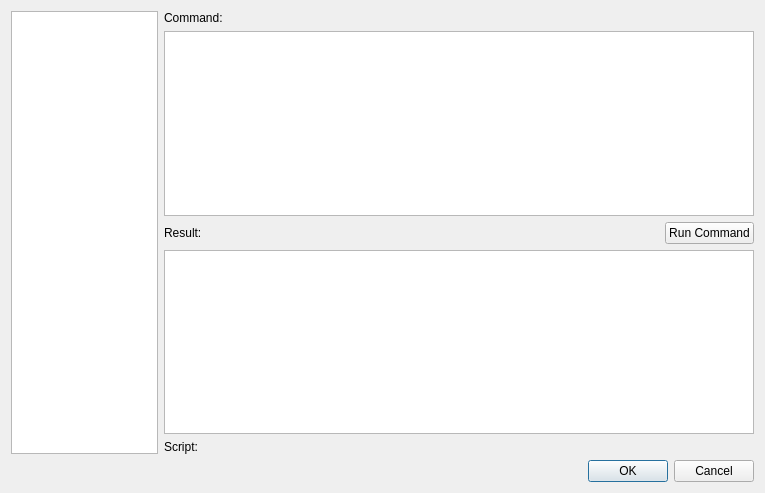
<?xml version="1.0" encoding="UTF-8"?>
<ui version="4.0">
 <class>StepScriptDialogClass</class>
 <widget class="QWidget" name="StepScriptDialogClass">
  <property name="geometry">
   <rect>
    <x>0</x>
    <y>0</y>
    <width>765</width>
    <height>493</height>
   </rect>
  </property>
  <property name="windowTitle">
   <string>MyQtLog</string>
  </property>
  <layout class="QVBoxLayout" name="verticalLayout_2">
   <item>
    <layout class="QHBoxLayout" name="horizontalLayout" stretch="1,4">
     <item>
      <widget class="QListView" name="steplist">
       <property name="sizePolicy">
        <sizepolicy hsizetype="Expanding" vsizetype="Expanding">
         <horstretch>0</horstretch>
         <verstretch>0</verstretch>
        </sizepolicy>
       </property>
      </widget>
     </item>
     <item>
      <layout class="QVBoxLayout" name="editorLayout" stretch="0,1,0,1,0">
       <item>
        <widget class="QLabel" name="label">
         <property name="sizePolicy">
          <sizepolicy hsizetype="Preferred" vsizetype="Preferred">
           <horstretch>3</horstretch>
           <verstretch>0</verstretch>
          </sizepolicy>
         </property>
         <property name="text">
          <string>Command:</string>
         </property>
        </widget>
       </item>
       <item>
        <widget class="QPlainTextEdit" name="cmd"/>
       </item>
       <item>
        <layout class="QHBoxLayout" name="horizontalLayout_2">
         <item>
          <widget class="QLabel" name="label_2">
           <property name="sizePolicy">
            <sizepolicy hsizetype="Preferred" vsizetype="Preferred">
             <horstretch>3</horstretch>
             <verstretch>0</verstretch>
            </sizepolicy>
           </property>
           <property name="text">
            <string>Result:</string>
           </property>
          </widget>
         </item>
         <item>
          <widget class="QPushButton" name="runCmdBtn">
           <property name="text">
            <string>Run Command</string>
           </property>
          </widget>
         </item>
        </layout>
       </item>
       <item>
        <widget class="QTextEdit" name="cmdResult">
         <property name="sizePolicy">
          <sizepolicy hsizetype="Expanding" vsizetype="Expanding">
           <horstretch>0</horstretch>
           <verstretch>0</verstretch>
          </sizepolicy>
         </property>
        </widget>
       </item>
       <item>
        <widget class="QLabel" name="label_3">
         <property name="sizePolicy">
          <sizepolicy hsizetype="Preferred" vsizetype="Preferred">
           <horstretch>3</horstretch>
           <verstretch>0</verstretch>
          </sizepolicy>
         </property>
         <property name="text">
          <string>Script:</string>
         </property>
        </widget>
       </item>
      </layout>
     </item>
    </layout>
   </item>
   <item>
    <widget class="QDialogButtonBox" name="buttonBox">
     <property name="standardButtons">
      <set>QDialogButtonBox::Cancel|QDialogButtonBox::Ok</set>
     </property>
    </widget>
   </item>
  </layout>
 </widget>
 <layoutdefault spacing="6" margin="11"/>
 <resources/>
 <connections/>
</ui>
